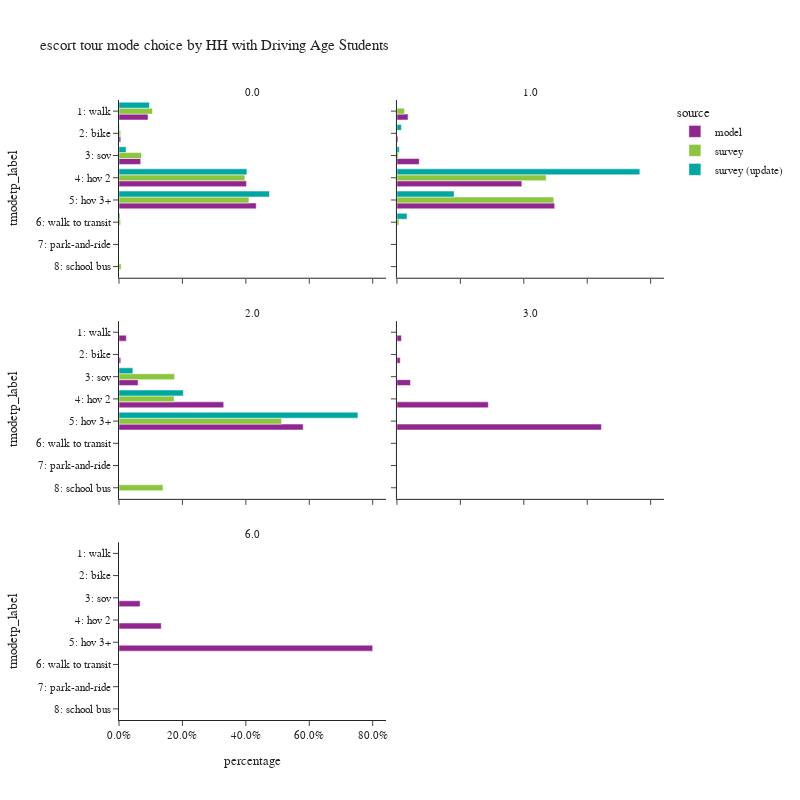

This figure's notebook cell:
### Code cell
plot_mode_choice(es_tour,
                 "hhhsc",
                 {
                  "tmodetp_label":["1: walk","2: bike","3: sov","4: hov 2","5: hov 3+","6: walk to transit",
                                   "7: park-and-ride","8: school bus","9: other–survey only"]},
                 "HH with Driving Age Students",2,800)

### Figure 1 — Plotly figure (JSON) as saved in the notebook; plotly's stock layout.template omitted (floating-point values rounded to 4 significant figures)
{"data": [{"alignmentgroup": "True", "customdata": [[51191], [3110], [38263], [224980], [242198]], "hovertemplate": "source=model<br>hhhsc=0.0<br>percentage=%{x}<br>tmodetp_label=%{y}<br>sample count=%{customdata[0]}<extra></extra>", "legendgroup": "model", "marker": {"color": "#91268F", "pattern": {"shape": ""}}, "name": "model", "offsetgroup": "model", "orientation": "h", "showlegend": true, "textposition": "auto", "type": "bar", "x": [0.09145, 0.005556, 0.06836, 0.4019, 0.4327], "xaxis": "x5", "y": ["1: walk", "2: bike", "3: sov", "4: hov 2", "5: hov 3+"], "yaxis": "y5"}, {"alignmentgroup": "True", "customdata": [[3810], [383], [7644], [42915], [54199]], "hovertemplate": "source=model<br>hhhsc=1.0<br>percentage=%{x}<br>tmodetp_label=%{y}<br>sample count=%{customdata[0]}<extra></extra>", "legendgroup": "model", "marker": {"color": "#91268F", "pattern": {"shape": ""}}, "name": "model", "offsetgroup": "model", "orientation": "h", "showlegend": false, "textposition": "auto", "type": "bar", "x": [0.03497, 0.003515, 0.07016, 0.3939, 0.4975], "xaxis": "x6", "y": ["1: walk", "2: bike", "3: sov", "4: hov 2", "5: hov 3+"], "yaxis": "y6"}, {"alignmentgroup": "True", "customdata": [[453], [110], [1179], [6471], [11383]], "hovertemplate": "source=model<br>hhhsc=2.0<br>percentage=%{x}<br>tmodetp_label=%{y}<br>sample count=%{customdata[0]}<extra></extra>", "legendgroup": "model", "marker": {"color": "#91268F", "pattern": {"shape": ""}}, "name": "model", "offsetgroup": "model", "orientation": "h", "showlegend": false, "textposition": "auto", "type": "bar", "x": [0.02312, 0.005613, 0.06017, 0.3302, 0.5809], "xaxis": "x3", "y": ["1: walk", "2: bike", "3: sov", "4: hov 2", "5: hov 3+"], "yaxis": "y3"}, {"alignmentgroup": "True", "customdata": [[11], [8], [33], [223], [499]], "hovertemplate": "source=model<br>hhhsc=3.0<br>percentage=%{x}<br>tmodetp_label=%{y}<br>sample count=%{customdata[0]}<extra></extra>", "legendgroup": "model", "marker": {"color": "#91268F", "pattern": {"shape": ""}}, "name": "model", "offsetgroup": "model", "orientation": "h", "showlegend": false, "textposition": "auto", "type": "bar", "x": [0.01421, 0.01034, 0.04264, 0.2881, 0.6447], "xaxis": "x4", "y": ["1: walk", "2: bike", "3: sov", "4: hov 2", "5: hov 3+"], "yaxis": "y4"}, {"alignmentgroup": "True", "customdata": [[1], [2], [12]], "hovertemplate": "source=model<br>hhhsc=6.0<br>percentage=%{x}<br>tmodetp_label=%{y}<br>sample count=%{customdata[0]}<extra></extra>", "legendgroup": "model", "marker": {"color": "#91268F", "pattern": {"shape": ""}}, "name": "model", "offsetgroup": "model", "orientation": "h", "showlegend": false, "textposition": "auto", "type": "bar", "x": [0.06667, 0.1333, 0.8], "xaxis": "x", "y": ["3: sov", "4: hov 2", "5: hov 3+"], "yaxis": "y"}, {"alignmentgroup": "True", "customdata": [[85], [14], [48], [280], [245], [12], [5]], "hovertemplate": "source=survey<br>hhhsc=0.0<br>percentage=%{x}<br>tmodetp_label=%{y}<br>sample count=%{customdata[0]}<extra></extra>", "legendgroup": "survey", "marker": {"color": "#8CC63E", "pattern": {"shape": ""}}, "name": "survey", "offsetgroup": "survey", "orientation": "h", "showlegend": true, "textposition": "auto", "type": "bar", "x": [0.1056, 0.005237, 0.07085, 0.3969, 0.4098, 0.005077, 0.006649], "xaxis": "x5", "y": ["1: walk", "2: bike", "3: sov", "4: hov 2", "5: hov 3+", "6: walk to transit", "8: school bus"], "yaxis": "y5"}, {"alignmentgroup": "True", "customdata": [[2], [1], [28], [16], [1]], "hovertemplate": "source=survey<br>hhhsc=1.0<br>percentage=%{x}<br>tmodetp_label=%{y}<br>sample count=%{customdata[0]}<extra></extra>", "legendgroup": "survey", "marker": {"color": "#8CC63E", "pattern": {"shape": ""}}, "name": "survey", "offsetgroup": "survey", "orientation": "h", "showlegend": false, "textposition": "auto", "type": "bar", "x": [0.02366, 0.004702, 0.4706, 0.4945, 0.006534], "xaxis": "x6", "y": ["1: walk", "3: sov", "4: hov 2", "5: hov 3+", "6: walk to transit"], "yaxis": "y6"}, {"alignmentgroup": "True", "customdata": [[1], [2], [5], [1]], "hovertemplate": "source=survey<br>hhhsc=2.0<br>percentage=%{x}<br>tmodetp_label=%{y}<br>sample count=%{customdata[0]}<extra></extra>", "legendgroup": "survey", "marker": {"color": "#8CC63E", "pattern": {"shape": ""}}, "name": "survey", "offsetgroup": "survey", "orientation": "h", "showlegend": false, "textposition": "auto", "type": "bar", "x": [0.1751, 0.1737, 0.5125, 0.1387], "xaxis": "x3", "y": ["3: sov", "4: hov 2", "5: hov 3+", "8: school bus"], "yaxis": "y3"}, {"alignmentgroup": "True", "customdata": [[79], [10], [27], [261], [212], [9]], "hovertemplate": "source=survey (update)<br>hhhsc=0.0<br>percentage=%{x}<br>tmodetp_label=%{y}<br>sample count=%{customdata[0]}<extra></extra>", "legendgroup": "survey (update)", "marker": {"color": "#00A7A0", "pattern": {"shape": ""}}, "name": "survey (update)", "offsetgroup": "survey (update)", "orientation": "h", "showlegend": true, "textposition": "auto", "type": "bar", "x": [0.09573, 0.00119, 0.02228, 0.4033, 0.4745, 0.003052], "xaxis": "x5", "y": ["1: walk", "2: bike", "3: sov", "4: hov 2", "5: hov 3+", "6: walk to transit"], "yaxis": "y5"}, {"alignmentgroup": "True", "customdata": [[1], [1], [1], [29], [11], [1]], "hovertemplate": "source=survey (update)<br>hhhsc=1.0<br>percentage=%{x}<br>tmodetp_label=%{y}<br>sample count=%{customdata[0]}<extra></extra>", "legendgroup": "survey (update)", "marker": {"color": "#00A7A0", "pattern": {"shape": ""}}, "name": "survey (update)", "offsetgroup": "survey (update)", "orientation": "h", "showlegend": false, "textposition": "auto", "type": "bar", "x": [0.000217, 0.01403, 0.007579, 0.766, 0.1803, 0.0319], "xaxis": "x6", "y": ["1: walk", "2: bike", "3: sov", "4: hov 2", "5: hov 3+", "6: walk to transit"], "yaxis": "y6"}, {"alignmentgroup": "True", "customdata": [[1], [2], [6]], "hovertemplate": "source=survey (update)<br>hhhsc=2.0<br>percentage=%{x}<br>tmodetp_label=%{y}<br>sample count=%{customdata[0]}<extra></extra>", "legendgroup": "survey (update)", "marker": {"color": "#00A7A0", "pattern": {"shape": ""}}, "name": "survey (update)", "offsetgroup": "survey (update)", "orientation": "h", "showlegend": false, "textposition": "auto", "type": "bar", "x": [0.04369, 0.2029, 0.7534], "xaxis": "x3", "y": ["3: sov", "4: hov 2", "5: hov 3+"], "yaxis": "y3"}], "layout": {"annotations": [{"font": {}, "showarrow": false, "text": "6.0", "x": 0.245, "xanchor": "center", "xref": "paper", "y": 0.2867, "yanchor": "bottom", "yref": "paper"}, {"font": {}, "showarrow": false, "text": "2.0", "x": 0.245, "xanchor": "center", "xref": "paper", "y": 0.6433, "yanchor": "bottom", "yref": "paper"}, {"font": {}, "showarrow": false, "text": "3.0", "x": 0.755, "xanchor": "center", "xref": "paper", "y": 0.6433, "yanchor": "bottom", "yref": "paper"}, {"font": {}, "showarrow": false, "text": "0.0", "x": 0.245, "xanchor": "center", "xref": "paper", "y": 1.0, "yanchor": "bottom", "yref": "paper"}, {"font": {}, "showarrow": false, "text": "1.0", "x": 0.755, "xanchor": "center", "xref": "paper", "y": 1.0, "yanchor": "bottom", "yref": "paper"}], "barmode": "group", "height": 800, "legend": {"title": {"text": "source"}, "tracegroupgap": 0}, "title": {"text": "escort tour mode choice by HH with Driving Age Students"}, "width": 800, "xaxis": {"anchor": "y", "domain": [0.0, 0.49], "tickformat": ".1%", "title": {"text": "percentage"}}, "xaxis2": {"anchor": "y2", "domain": [0.51, 1.0], "matches": "x", "tickformat": ".1%", "title": {"text": "percentage"}}, "xaxis3": {"anchor": "y3", "domain": [0.0, 0.49], "matches": "x", "showticklabels": false, "tickformat": ".1%"}, "xaxis4": {"anchor": "y4", "domain": [0.51, 1.0], "matches": "x", "showticklabels": false, "tickformat": ".1%"}, "xaxis5": {"anchor": "y5", "domain": [0.0, 0.49], "matches": "x", "showticklabels": false, "tickformat": ".1%"}, "xaxis6": {"anchor": "y6", "domain": [0.51, 1.0], "matches": "x", "showticklabels": false, "tickformat": ".1%"}, "yaxis": {"anchor": "x", "categoryarray": ["9: other–survey only", "8: school bus", "7: park-and-ride", "6: walk to transit", "5: hov 3+", "4: hov 2", "3: sov", "2: bike", "1: walk"], "categoryorder": "array", "domain": [0.0, 0.2867], "title": {"text": "tmodetp_label"}}, "yaxis2": {"anchor": "x2", "domain": [0.0, 0.2867], "matches": "y", "showticklabels": false}, "yaxis3": {"anchor": "x3", "categoryarray": ["9: other–survey only", "8: school bus", "7: park-and-ride", "6: walk to transit", "5: hov 3+", "4: hov 2", "3: sov", "2: bike", "1: walk"], "categoryorder": "array", "domain": [0.3567, 0.6433], "matches": "y", "title": {"text": "tmodetp_label"}}, "yaxis4": {"anchor": "x4", "domain": [0.3567, 0.6433], "matches": "y", "showticklabels": false}, "yaxis5": {"anchor": "x5", "categoryarray": ["9: other–survey only", "8: school bus", "7: park-and-ride", "6: walk to transit", "5: hov 3+", "4: hov 2", "3: sov", "2: bike", "1: walk"], "categoryorder": "array", "domain": [0.7133, 1.0], "matches": "y", "title": {"text": "tmodetp_label"}}, "yaxis6": {"anchor": "x6", "domain": [0.7133, 1.0], "matches": "y", "showticklabels": false}}}
